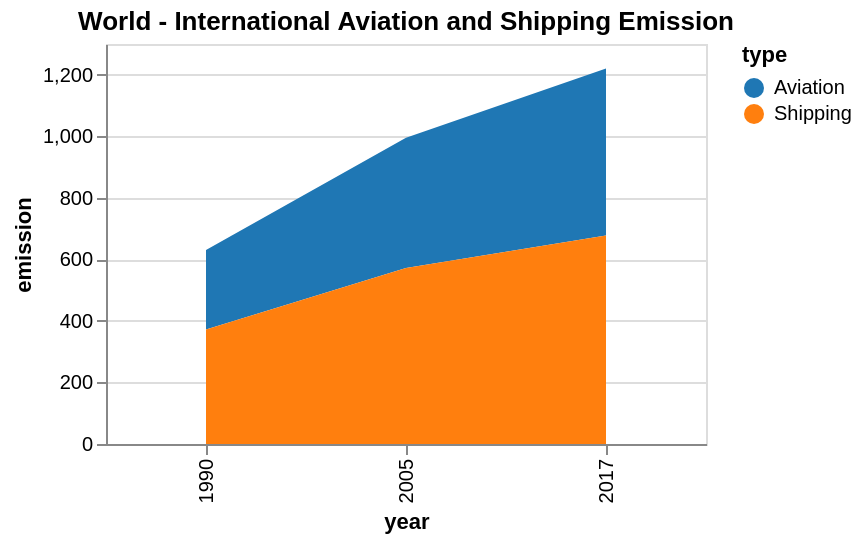

Vega-Lite specification stored for this chart:
### Vega-Lite specification from a JSON file in a GitHub repository (floating-point values rounded to 4 significant figures)
{"$schema": "https://vega.github.io/schema/vega-lite/v4.json", "title": "World - International Aviation and Shipping Emission", "width": 300, "height": 200, "data": {"values": [{"year": 1990, "type": "Aviation", "emission": 258.9}, {"year": 2005, "type": "Aviation", "emission": 422.8}, {"year": 2017, "type": "Aviation", "emission": 543.4}, {"year": 1990, "type": "Shipping", "emission": 371.8}, {"year": 2005, "type": "Shipping", "emission": 572.2}, {"year": 2017, "type": "Shipping", "emission": 677.2}]}, "mark": "area", "encoding": {"x": {"field": "year", "type": "nominal"}, "y": {"field": "emission", "type": "quantitative"}, "color": {"field": "type", "scale": {"scheme": "category10"}}}, "config": {}}
